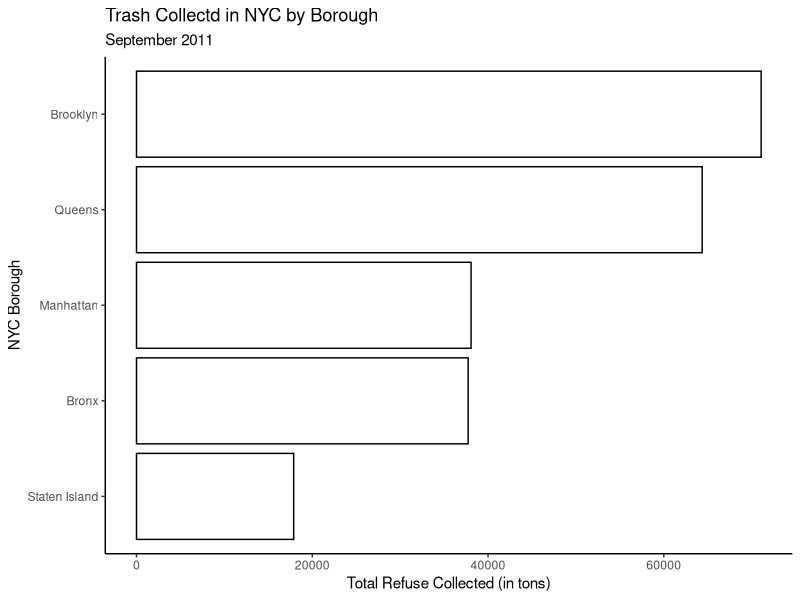
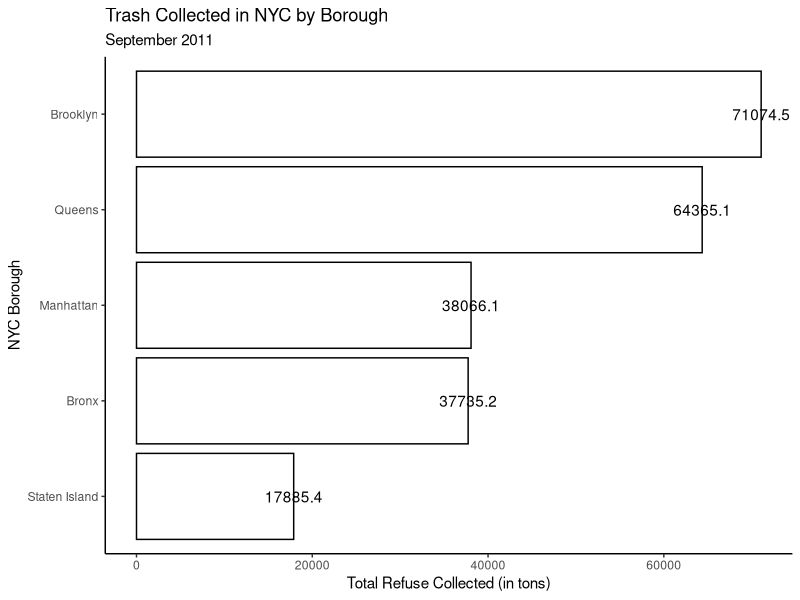
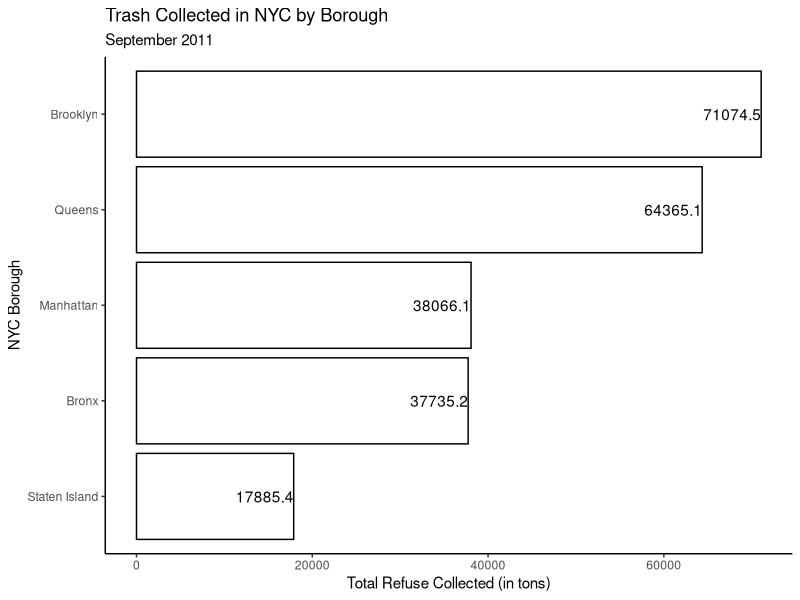
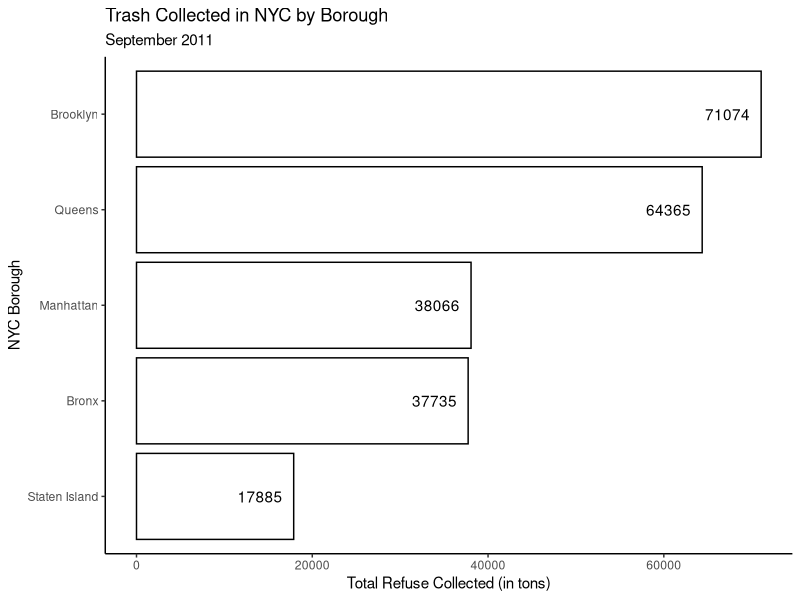
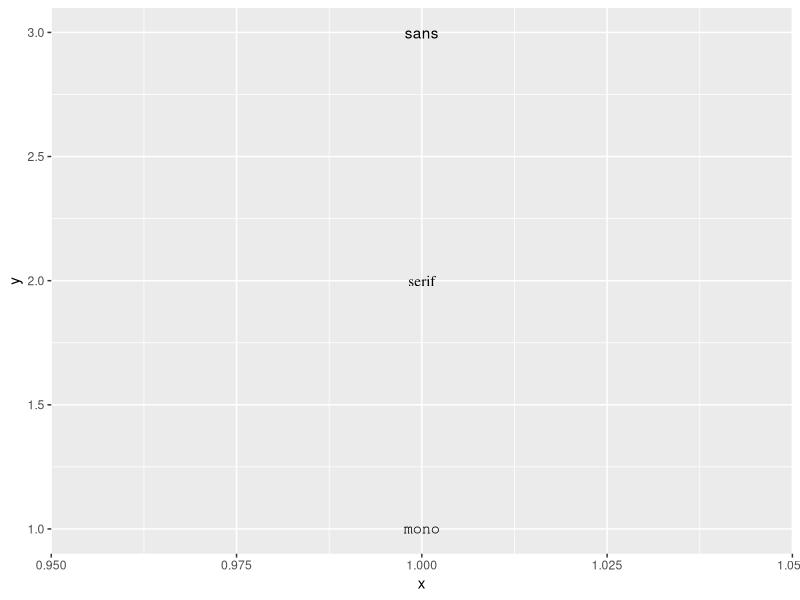
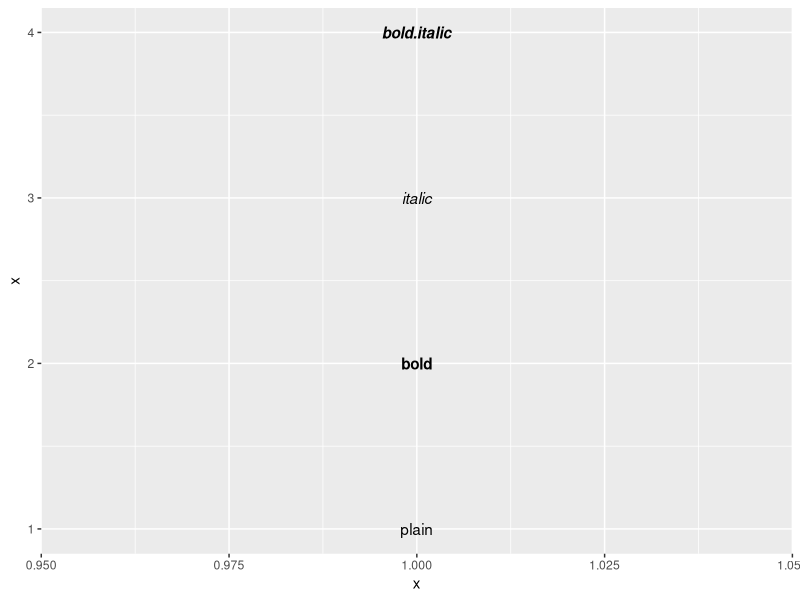

Source code (R) for these figures, in order:
## ---- chunk 1
library(tidyverse)
library(readxl)
## To answer this question, let's first read in the data ##
nyc <- read_xlsx("Communicating How Much/NYC Trash Data.xlsx")
## Subset to September 2011 ##
nyc_sept11 <- nyc |>
  filter(MONTH == 9 & YEAR == 2011)
## Sum up REFUSETONSCOLLECTED variable by Borough ##
trash_tot <- nyc_sept11 |>
  group_by(BOROUGH) |>
  summarize(Sum_Trash = sum(REFUSETONSCOLLECTED))
trash_tot |>
  ggplot(aes(x=Sum_Trash,y=reorder(BOROUGH,Sum_Trash))) +
  geom_bar(stat='identity',color='black',fill='white') +
  labs(y = "NYC Borough",
       x = "Total Refuse Collected (in tons)",
       title = "Trash Collectd in NYC by Borough",
       subtitle = "September 2011") +
  theme_classic()
## ---- chunk 2
trash_tot |>
  ggplot(aes(x=Sum_Trash,y=reorder(BOROUGH,Sum_Trash))) +
  geom_bar(stat='identity',color='black',fill='white') +
  geom_text(aes(label=Sum_Trash)) +
  labs(y = "NYC Borough",
       x = "Total Refuse Collected (in tons)",
       title = "Trash Collected in NYC by Borough",
       subtitle = "September 2011") +
  theme_classic()
## ---- chunk 3
trash_tot |>
  ggplot(aes(x=Sum_Trash,y=reorder(BOROUGH,Sum_Trash))) +
  geom_bar(stat='identity',color='black',fill='white') +
  geom_text(aes(label=Sum_Trash),hjust = 1) +
  labs(y = "NYC Borough",
       x = "Total Refuse Collected (in tons)",
       title = "Trash Collected in NYC by Borough",
       subtitle = "September 2011") +
  theme_classic()
## ---- chunk 4
trash_tot |>
  ggplot(aes(x=Sum_Trash,y=reorder(BOROUGH,Sum_Trash))) +
  geom_bar(stat='identity',color='black',fill='white') +
  geom_text(aes(label=round(Sum_Trash)),hjust=1.25) +
  labs(y = "NYC Borough",
       x = "Total Refuse Collected (in tons)",
       title = "Trash Collected in NYC by Borough",
       subtitle = "September 2011") +
  theme_classic()
## ---- chunk 5
df <- data.frame(x = 1, y = 3:1, family = c("sans", "serif", "mono"))
ggplot(df, aes(x, y)) + 
  geom_text(aes(label = family, family = family))
## ---- chunk 6
df <- data.frame(x = 1:4, fontface = c("plain", "bold", "italic", "bold.italic"))
ggplot(df, aes(1, x)) + 
  geom_text(aes(label = fontface, fontface = fontface))
